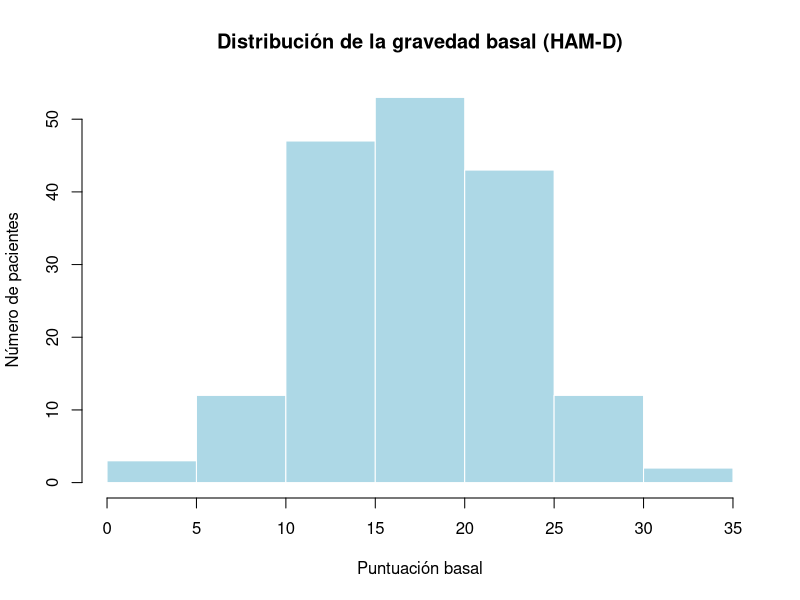
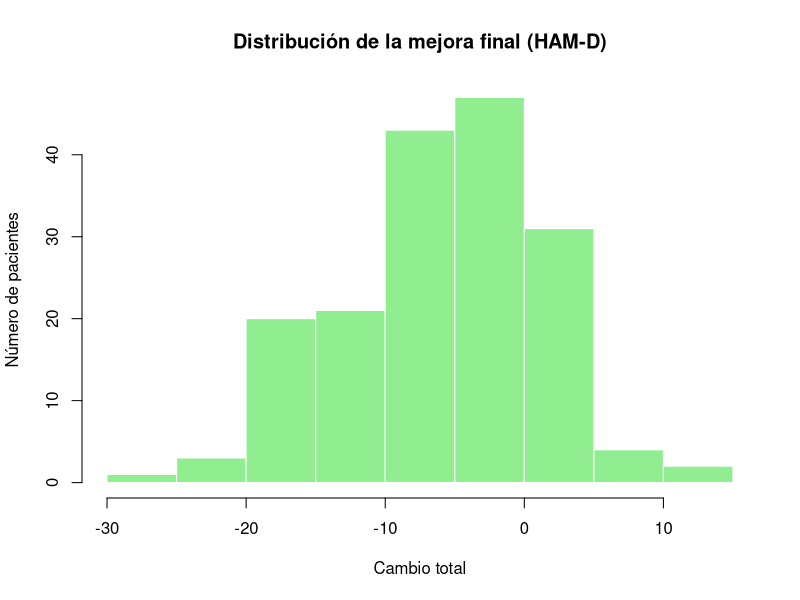

These charts were generated, in order, by the following R code: (Note: this script raises an error after producing the figures.)
# Librerías necesarias
install.packages(c("tidyverse", "corrplot", "gridExtra", "GGally"))

library(tidyverse)   # Manipulación y visualización de datos
library(corrplot)    # Visualización de correlaciones
library(gridExtra)   # Visualización múltiple
library(GGally)

library(dplyr)
library(readr)

# Gráficos combinados para análisis multivariado

# 1. Carga de datos
#EL ARCHIVO DEBE ESTAR DENTRO DE TU PROPIA RUTA

datos <- read.csv("antidepressant_dataset.csv", sep = ";")

# Verificar estructura de los datos
head(datos)
str(datos)
getwd()

summary(datos)

#2. Limpieza inicial
# Eliminar columnas irrelevantes o redundantes

# Preservamos datos origiales en la variable datosrw
datos_raw <- datos
str(datos_raw)

# Seleccionamos la última visita por paciente
datos_last <- datos_raw %>%
  group_by(PATIENT) %>%
  slice_max(order_by = VISIT, n = 1) %>%
  ungroup() 
# Crear un dataset limpio:datos_last es el pso intermedio entre datosraw y datosclean en el que nos quedamos solo con la ultima visita por paciente.
datos_clean <- datos_last %>%
  select(
    PATIENT,
    GENDER,
    THERAPY,
    basval,
    change
  ) %>%
  rename(
    patient_id = PATIENT,
    gender     = GENDER,
    therapy    = THERAPY,
    baseline   = basval,
    improvement = change
  ) %>%
  mutate(
    therapy = factor(therapy),
    gender  = factor(gender)
  )
# Esto nos permite convertir las variables categóricas en factores
# Revisar el dataset final:
str(datos_clean)
summary(datos_clean)
head(datos_clean)
# Para comprobar que todo está bien cargado:
table(datos_raw$VISIT)


# Verificar valores NA
cat("Número de valores faltantes por columna:\n")
colSums(is.na(datos_clean))
sum(!complete.cases(datos_clean)) # ver s hay filas enteras con valores faltantes
lapply(datos_clean, unique) # ver si hay algún dato faltante que no está codifiado como NA


# Eliminar filas con valores NA si es necesario
datos <- na.omit(datos) # En nuestro caso no hace falta

# Verificar que los datos sean consistentes y ordenados, esto ya lo hemos hcho previamente
datos <- datos %>%
  mutate(across(where(is.character), as.factor))  # Convertir variables categóricas a factores si corresponde

# 3. Exploración básica
cat("Dimensiones del dataset:\n")
dim(datos_clean)  # Número de filas y columnas

cat("Resumen de las variables:\n")
summary(datos_clean)

# cat("Número de valores únicos por columna:\n")
# sapply(datos, function(x) length(unique(x)))

# 4.Comenzamos con la parte estadística del EDA:
# Histogramas:
# Histograma de la distribución de gravedad basal
hist(datos_clean$baseline,
     main = "Distribución de la gravedad basal (HAM-D)",
     xlab = "Puntuación basal",
     ylab = "Número de pacientes",
     col = "lightblue",
     border = "white")

# Histograma de la distribución de la mejora 
hist(datos_clean$improvement,
     main = "Distribución de la mejora final (HAM-D)",
     xlab = "Cambio total",
     ylab = "Número de pacientes",
     col = "lightgreen",
     border = "white")
# Boxplot según la gravedad inicial:
# Antes de hacer el boxplot generamos la variable severity grupo a partir de la 
# variable baseline, par dividir a nuesros pacientes en 3 grupos en función a la
# severidad de su depresión al inicio del estudio

datos_clean$severity_group <- cut(datos_clean$baseline,
                                  breaks = c(-Inf, 17, 24, Inf),
                                  labels = c("Leve", "Moderada", "Severa"))
severity_group


boxplot(improvement ~ severity_group,
        data = datos_clean,
        main = "Mejora según gravedad inicial",
        xlab = "Gravedad inicial",
        ylab = "Mejora (HAM-D)",
        col = c("#FFC1C1", "#FFDD99", "#A8D5BA"))
# Boxplot de mejora según tratamiento
boxplot(improvement ~ therapy,
        data = datos_clean,
        main = "Mejora por grupo de tratamiento",
        xlab = "Grupo",
        ylab = "Mejora (HAM-D)",
        col = c("lightpink", "lightblue"))

# Scatterplot baseline vs improvement
plot(datos_clean$baseline, datos_clean$improvement,
     main = "Relación entre gravedad basal y mejora",
     xlab = "Gravedad inicial (baseline)",
     ylab = "Mejora (HAM-D)",
     pch = 19, col = "darkgray")

abline(lm(improvement ~ baseline, data = datos_clean),
       col = "red", lwd = 2)

# Correlación entre baseline e improvement
cor(datos_clean$baseline, datos_clean$improvement)

# Scatter plot para el grupo DRUG
drug_data <- subset(datos_clean, therapy == "DRUG")

plot(drug_data$baseline, drug_data$improvement,
     main = "Relación gravedad-mejora en el grupo DRUG",
     xlab = "Gravedad inicial (baseline)",
     ylab = "Mejora (HAM-D)",
     pch = 19, col = "red")
placebo_data <- subset(datos_clean, therapy == "PLACEBO")
abline(lm(improvement ~ baseline, data = drug_data),
       col = "darkred", lwd = 2)

# Scatter plot para el grupo PLACEBO
plot(placebo_data$baseline, placebo_data$improvement,
     main = "Relación gravedad-mejora en el grupo PLACEBO",
     xlab = "Gravedad inicial (baseline)",
     ylab = "Mejora (HAM-D)",
     pch = 19, col = "blue")

abline(lm(improvement ~ baseline, data = placebo_data),
       col = "darkblue", lwd = 2)


abline(lm(improvement ~ baseline, data = drug_data),
       col = "darkred", lwd = 2)

# Boxplot combinado severidad inicial × tratamiento
boxplot(improvement ~ severity_group + therapy,
        data = datos_clean,
        las = 2,
        main = "Mejora por gravedad inicial y tratamiento",
        ylab = "Mejora (HAM-D)")


boxplot(datos_clean$baseline,
        main = "Detección de outliers en gravedad basal",
        ylab = "Puntuación HAM-D basal")

# Boxplot general de improvement (para ver outliers)
boxplot(datos_clean$improvement,
        main = "Detección de outliers en mejora",
        ylab = "Cambio total (HAM-D)")
# Tablas de frecuencias por categoría (opcional pero útil)
# Severidad:
table(datos_clean$severity_group)
# Tratamiento:
table(datos_clean$therapy)

# Matriz de correlación:con las variables originales de nuestro dataset
# incluimos reldays y visit
# Recuperar variables numéricas originales
numericas <- datos_last[, c("basval", "change", "RELDAYS", "VISIT")]

# Renombrar para mayor claridad
colnames(numericas) <- c("baseline", "improvement", "reldays", "visit")
correlaciones <- cor(numericas)
correlaciones
install.packages("corrplot")
library(corrplot)

corrplot(correlaciones,
         method = "circle",
         type = "upper",
         tl.cex = 0.9,
         tl.col = "black",
         addCoef.col = "black",     # añade los números en negro
         number.cex = 0.8,
         col = colorRampPalette(c("#e6f2ff", "#99ccff", "#3399ff", "#0066cc"))(200),
         main = "Matriz de correlación entre variables numéricas")

# 5.COMENZAMOS CON EL MODELO:

# 5.1.T-test: DRUG vs PLACEBO, Sirve para ver si el fármaco funciona mejor el placebo
t.test(improvement ~ therapy, data = datos_clean)

# 5.2.Modelo de regresión lineal básico:
# Predice la mejora en cada paciente solo basándose en el estadío inicial de los pacientes
modelo1 <- lm(improvement ~ baseline, data = datos_clean)
summary(modelo1)

# 5.3.Modelo lineal con interacción (modelo final del trabajo)
#Modelo que responde a mi pregunta, si la interacción es significaiva, el fármaco funciona mejor en pacientes más graves.
modelo2 <- lm(improvement ~ baseline * therapy, data = datos_clean)
summary(modelo2)

# 5.4.Comparación de modelos (opcional pero recomendable)
anova(modelo1, modelo2)
# Si sale significativo, el modelo2 explica más variabilidad.


# 6.VERSIÓN DE GRÁFICOS MEJORADA PARA EL PÓSTER:

library(ggplot2)
library(dplyr)

#Histograma
ggplot(datos_clean, aes(baseline)) +
  geom_histogram(binwidth = 3, fill = "#E4D4FF", color = "white", alpha = 0.95) +
  labs(
    title = "Distribución de la severidad inicial (HAM-D)",
    x = "Puntuación basal",
    y = "Número de pacientes"
  ) +
  theme_minimal(base_size = 16) +
  theme(
    plot.title = element_text(face = "bold", size = 20, color = "#4A3B70"),
    axis.title = element_text(size = 16, color = "#4A3B70"),
    axis.text = element_text(size = 14)
  )
ggsave("histograma_baseline.png", width = 8, height = 6, dpi = 300)



# Boxplot drug y placebo
ggplot(datos_clean, aes(x = therapy, y = improvement, fill = therapy)) +
  geom_boxplot(alpha = 0.9, color = "black", size = 1.2) +
  scale_fill_manual(values = c(
    "DRUG" = "#6A1B9A",     # morado oscuro
    "PLACEBO" = "#E1BEE7"   # lila pastel claro
  )) +
  labs(
    title = "Mejora clínica por tratamiento",
    x = "Tratamiento",
    y = "Mejora (HAM-D)"
  ) +
  theme_minimal(base_size = 16) +
  theme(
    plot.title = element_text(face = "bold", size = 20, color = "#4A3B70"),
    axis.title = element_text(color = "#4A3B70"),
    legend.position = "none"
  )


ggsave("boxplot_drug_placebo.png", width = 8, height = 6, dpi = 300)


# Scatter plot
ggplot(
  datos_clean %>% filter(therapy == "DRUG"),
  aes(x = baseline, y = improvement)
) +
  geom_point(color = "#A679D2", alpha = 0.5, size = 3) +
  geom_smooth(method = "lm", color = "#6A3FBF", size = 1.7) +
  labs(
    title = "Relación gravedad–mejora (grupo DRUG)",
    x = "Gravedad inicial (baseline)",
    y = "Mejora (HAM-D)"
  ) +
  theme_minimal(base_size = 16) +
  theme(
    plot.title = element_text(face = "bold", size = 20, color = "#4A3B70")
  )
ggsave("scatter_drug.png", width = 8, height = 6, dpi = 300)


#Boxplot severidad y tratamiento
ggplot(datos_clean, aes(
  x = interaction(severity_group, therapy),
  y = improvement,
  fill = therapy
)) +
  geom_boxplot(alpha = 0.9, color = "black", size = 1.2) +
  scale_fill_manual(values = c(
    "DRUG" = "#6A1B9A",     # morado oscuro
    "PLACEBO" = "#E1BEE7"   # lila pastel claro
  )) +
  labs(
    title = "Mejora por severidad inicial y tratamiento",
    x = "Severidad × Tratamiento",
    y = "Mejora (HAM-D)"
  ) +
  theme_minimal(base_size = 16) +
  theme(
    plot.title = element_text(face = "bold", size = 20, color = "#4A3B70"),
    axis.text.x = element_text(size = 12, angle = 20, hjust = 1)
  )

ggsave("boxplot_severidad_tratamiento.png", width = 10, height = 6, dpi = 300)

getwd()

# 7. Diagnóstico del modelo, ver si cumple las condiciones de Gauss Markov:

par(mfrow = c(2, 2)) 
plot(modelo2)
par(mfrow = c(1, 1))
# Con esta función podemos verificar si nuestro modelo cumple con las dos primeras condiciones
# Independencia de erorres (test de Durvin-Watson), permite verificar la tercera condición
library(lmtest)
dwtest(modelo2)
#Interpretación de DW, nos interesa el valor de DW = 1.5516, p-value = 0.001617 ????
# DW ≈ 2 → los errores son independientes (OK para Gauss-Markov), en nuestro caso el DW=
# DW < 1.5 → autocorrelación de los errores positiva (problema), no se cumple la condición
# DW > 2.5 → autocorrelación negativa (raro, pero también problema)


# 4. Estadística descriptiva para variables numéricas
numericas <- select(datos, where(is.numeric))
cat("Estadísticas descriptivas para variables numéricas:\n")
summary(numericas)

# 5. Visualización de distribuciones
# Histogramas para todas las variables numéricas
par(mfrow = c(3, 3))  # Configurar múltiples gráficos
for (var in names(numericas)) {
  hist(numericas[[var]], main = paste("Histograma de", var),
       xlab = var, col = "skyblue", border = "black")
}

# Boxplots para detectar outliers
par(mfrow = c(1, 1))
boxplot(numericas, main = "Boxplots de Variables Numéricas", las = 2, col = "lightblue")

# 6. Correlaciones
# Visualización de la matriz de correlación, la realcion entre las variables nos las indica eltamaño del circulo.
# la diagonal siemore esta porque significa que nuestras variables se correlaconan perferctamente entre ellas.
# No vemos casi relación entre el resto de las variables poqrue la asociacion entre ellas será muy pequeña.
correlaciones <- cor(numericas)
corrplot(correlaciones, method = "circle", type = "upper", tl.cex = 0.7, tl.col = "black", main = "Matriz de Correlación")

# 7. Análisis univariante #trabajamos sobre variables cualitativas 
# Análisis de la variable objetivo, 
table(datos$Diagnostico_Alzheimer) #Nos permite contar el numero de pacientes con alzehimer(1) y sin alzehimer(0)
barplot(table(datos$Diagnostico_Alzheimer), main = "Distribución de la Variable Target",
        col = c("orange", "skyblue"), xlab = "Clase", ylab = "Frecuencia")

# 8. Análisis bivariante
#Para ver si existe relación entre la edad dl pacinte y su desempeño cognitivo(MOCA)
# Relación entre Edad y Puntuación MOCA estudiar relaciones entre todas las variables de interés
plot(datos$Edad, datos$Puntuacion_MOCA, main = "Edad vs Puntuación MOCA",
     xlab = "Edad", ylab = "Puntuación MOCA", col = "blue", pch = 16)
summary(datos$Edad)
colnames(datos)
# Comparación de Puntuación MMSE entre clases
boxplot( Puntuacion_TestEstandarizado_MMSE ~ Diagnostico_Alzheimer, data = datos, main = "Puntuación MMSE por Clase",
         xlab = "Clase", ylab = "Puntuación MMSE", col = c("orange", "skyblue"))

# 9. Análisis multivariante
# Pair plot para las variables principales
ggpairs(select(datos, Edad_Paciente, Puntuacion_TestEstandarizado_MMSE, 
               Puntuacion_BiomarcadorEstandarizado_Hipocampo, 
               Puntuacion_SubtestCognitivo_MOCA, Diagnostico_Alzheimer),
        aes(color = as.factor(Diagnostico_Alzheimer), alpha = 0.5)) 
#En el caso de las montañitas se está refiriendo a l distibucín que tiene cda variable d manera individual
#Los puntitos nos indican qu ecurre con una variable cuando una sube y otra baja o cuando ambas suben..
#Los numerios expresan si las variables están realconadas, si es 0, normalmente no están relcionadas, si es>0 normalment eestán realcionadas.

# 10. Observaciones
cat("Observaciones importantes:\n")
cat("- Verificar posibles outliers en variables como Edad y Puntuación MOCA.\n")
cat("- La correlación más fuerte encontrada es entre Volumen_Hipocampo y Nivel_Amyloide_Beta.\n")
cat("- La clase 'Target' está balanceada.\n")

